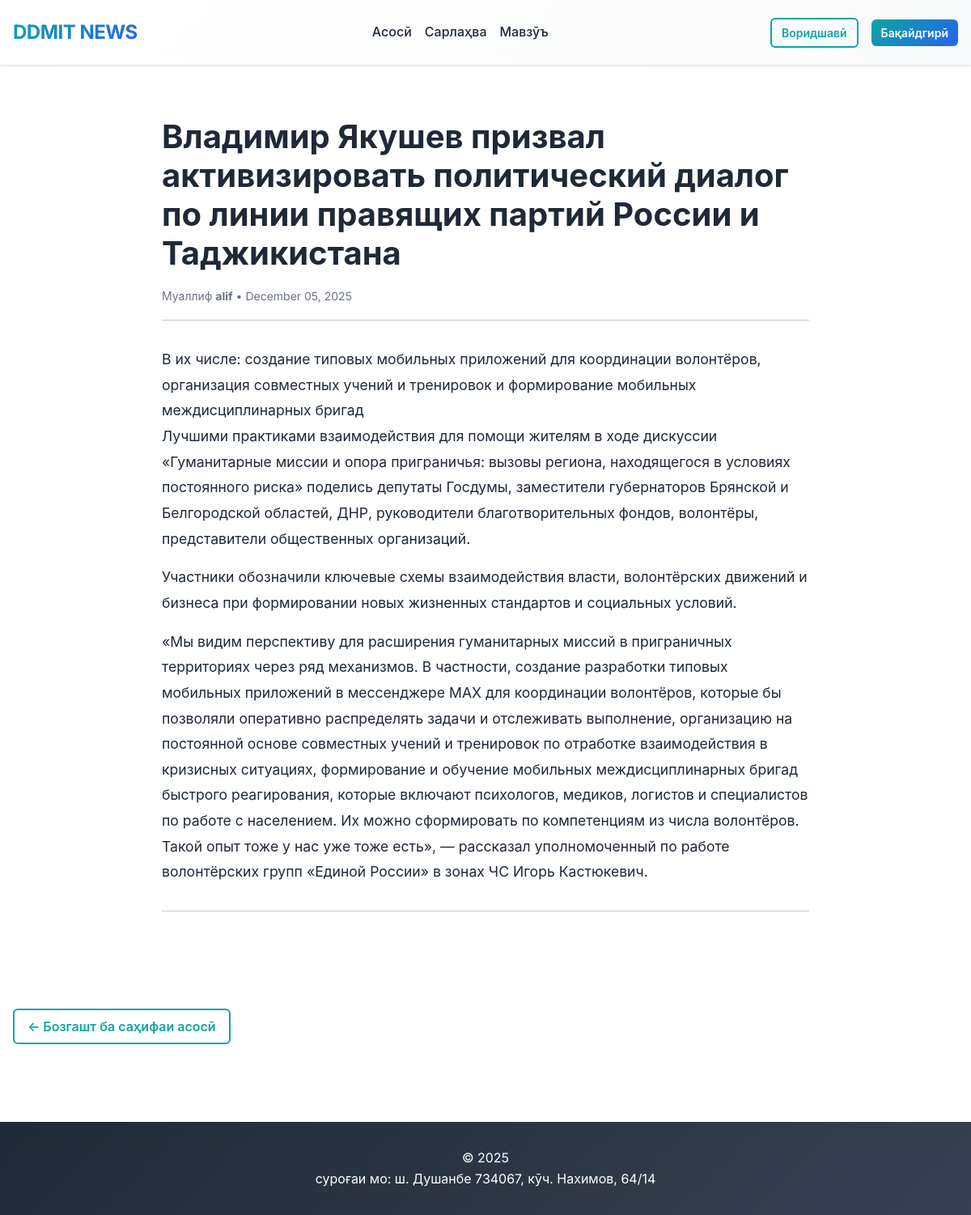
The app's page /post/1/ with its own data.
### blog/models.py (models this page shows, shortened)
class Post(models.Model):
    title = models.CharField(max_length=200)
    author = models.ForeignKey(
        settings.AUTH_USER_MODEL,
        on_delete=models.CASCADE,
    )
    body = models.TextField()
    created_at = models.DateTimeField(auto_now_add=True, null=True)
    updated_at = models.DateTimeField(auto_now=True)
    class Meta:
        ordering = ['-created_at']

### accounts/models.py (models this page shows)
class CustomUser(AbstractUser):
    age = models.PositiveIntegerField(null=True, blank=True)

### blog/views.py (the view)
# urls.py: path('post/<int:pk>/', BlogDetailView.as_view(), name='post_detail'),
class BlogDetailView(DetailView):
    model = Post
    template_name = 'post_detail.html'

### blog/templates/post_detail.html (shortened to what this page needs)
{% extends 'base.html' %}
{% block content %}
<div class="post-detail">
    <article>
        <h1 class="display-4">{{ object.title }}</h1>
        <p class="text-muted">
            <small>Муаллиф <strong>{{ object.author.username }}</strong> • {{ object.created_at|date:'F d, Y' }}</small>
        </p>
        <hr>
        <div class="post-body">
            {{ object.body|linebreaks }}
        </div>
        <hr>
    </article>
</div>
<a href="{% url 'home' %}" class="btn btn-outline-primary mt-4">← Бозгашт ба саҳифаи асосӣ</a>
{% endblock %}

### blog/static/css/site.css (style rules this page uses)
:root { --primary-color: #0ea5a4; --secondary-color: #2563eb; --success-color: #10b981; --danger-color: #ef4444; --warning-color: #f59e0b; --light-bg: #f9fafb; --border-color: #e5e7eb; --text-dark: #1f2937; --text-light: #6b7280; }
* { margin: 0; padding: 0; box-sizing: border-box; }
body { font-family: 'Inter', -apple-system, BlinkMacSystemFont, 'Segoe UI', Roboto, sans-serif; background-color: #ffffff; color: var(--text-dark); line-height: 1.6; }
.post-detail { max-width: 800px; margin: 0 auto; padding: 2rem 0; }
.post-detail h1 { font-size: 2.5rem; font-weight: 700; margin-bottom: 1rem; color: var(--text-dark); }
.post-body { font-size: 1.1rem; line-height: 1.8; color: var(--text-dark); margin: 2rem 0; }
.btn { font-weight: 600; border-radius: 6px; padding: 0.5rem 1rem; transition: all 0.3s ease; border: none; cursor: pointer; }
.btn-outline-primary { color: var(--primary-color); border: 2px solid var(--primary-color); }
.text-muted { color: var(--text-light) !important; }
.mt-4 { margin-top: 1.5rem; }

### records on screen
Post: title "Владимир Якушев призвал активизировать политический диалог по линии правящих партий России и Таджикистана", author.username "alif", created_at "December 05, 2025", body "В их числе: создание типовых мобильных приложений для координации волонтёров, организация совместных учений и тренировок и формирование мобильных междисциплинарных бригад Лучшими практиками взаимодействия для помощи жителям в ходе дискуссии «Гуманитарные миссии и опора приграничья: вызовы региона, находящегося в условиях постоянного риска» поделись депутаты Госдумы, заместители губернаторов Брянской и Белгородской областей, ДНР, руководители благотворительных фондов, волонтёры, представители общественных организаций. Участники обозначили ключевые схемы взаимодействия власти, волонтёрских движений и бизнеса при формировании новых жизненных стандартов и социальных условий. «Мы видим…"
